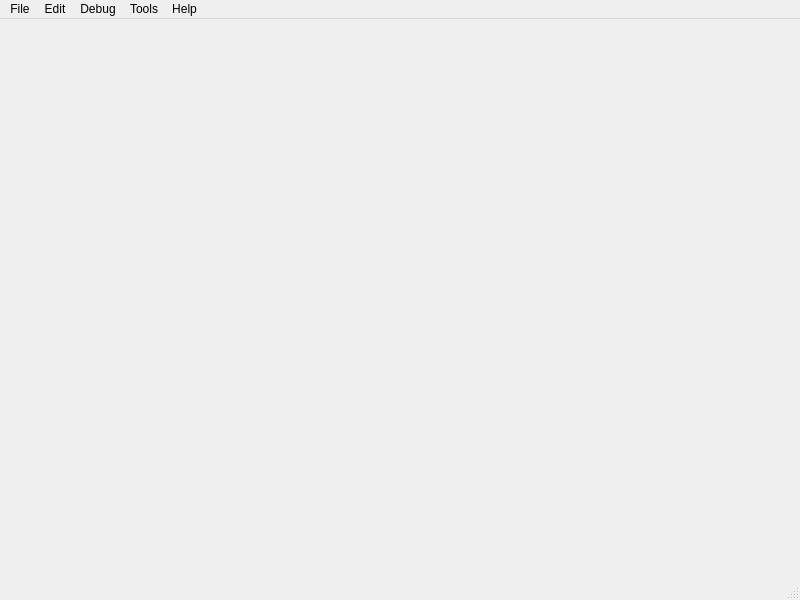
<?xml version="1.0" encoding="UTF-8"?>
<ui version="4.0">
 <class>EditorWindow</class>
 <widget class="QMainWindow" name="EditorWindow">
  <property name="geometry">
   <rect>
    <x>0</x>
    <y>0</y>
    <width>800</width>
    <height>600</height>
   </rect>
  </property>
  <property name="windowTitle">
   <string>Pravum Editor</string>
  </property>
  <widget class="QWidget" name="centralwidget"/>
  <widget class="QMenuBar" name="menubar">
   <property name="geometry">
    <rect>
     <x>0</x>
     <y>0</y>
     <width>800</width>
     <height>21</height>
    </rect>
   </property>
   <widget class="QMenu" name="menuFile">
    <property name="title">
     <string>File</string>
    </property>
    <addaction name="actionClose_Project"/>
    <addaction name="separator"/>
    <addaction name="actionSave_Project"/>
    <addaction name="separator"/>
    <addaction name="actionUser_Preferences"/>
    <addaction name="actionExit"/>
   </widget>
   <widget class="QMenu" name="menuEdit">
    <property name="title">
     <string>Edit</string>
    </property>
    <addaction name="actionUndo"/>
   </widget>
   <widget class="QMenu" name="menuDebug">
    <property name="title">
     <string>Debug</string>
    </property>
   </widget>
   <widget class="QMenu" name="menuTools">
    <property name="title">
     <string>Tools</string>
    </property>
   </widget>
   <widget class="QMenu" name="menuHelp">
    <property name="title">
     <string>Help</string>
    </property>
   </widget>
   <addaction name="menuFile"/>
   <addaction name="menuEdit"/>
   <addaction name="menuDebug"/>
   <addaction name="menuTools"/>
   <addaction name="menuHelp"/>
  </widget>
  <widget class="QStatusBar" name="statusbar"/>
  <action name="actionClose_Project">
   <property name="text">
    <string>Close Project</string>
   </property>
  </action>
  <action name="actionSave_Project">
   <property name="text">
    <string>Save Project</string>
   </property>
  </action>
  <action name="actionUser_Preferences">
   <property name="text">
    <string>User Preferences</string>
   </property>
  </action>
  <action name="actionExit">
   <property name="text">
    <string>Exit</string>
   </property>
  </action>
  <action name="actionUndo">
   <property name="text">
    <string extracomment="Ctrl+Z">Undo</string>
   </property>
  </action>
 </widget>
 <resources/>
 <connections/>
</ui>
